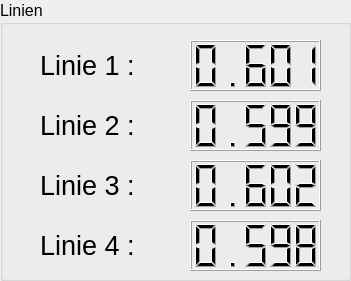
   <widget class="QGroupBox" name="groupBox_2">
    <property name="geometry">
     <rect>
      <x>10</x>
      <y>390</y>
      <width>351</width>
      <height>281</height>
     </rect>
    </property>
    <property name="font">
     <font>
      <pointsize>12</pointsize>
     </font>
    </property>
    <property name="title">
     <string>Linien</string>
    </property>
    <widget class="QLCDNumber" name="lcdNumber1">
     <property name="geometry">
      <rect>
       <x>190</x>
       <y>40</y>
       <width>131</width>
       <height>51</height>
      </rect>
     </property>
     <property name="value" stdset="0">
      <double>0.601000000000000</double>
     </property>
    </widget>
    <widget class="QLCDNumber" name="lcdNumber2">
     <property name="geometry">
      <rect>
       <x>190</x>
       <y>100</y>
       <width>131</width>
       <height>51</height>
      </rect>
     </property>
     <property name="value" stdset="0">
      <double>0.599000000000000</double>
     </property>
    </widget>
    <widget class="QLCDNumber" name="lcdNumber3">
     <property name="geometry">
      <rect>
       <x>190</x>
       <y>160</y>
       <width>131</width>
       <height>51</height>
      </rect>
     </property>
     <property name="value" stdset="0">
      <double>0.602000000000000</double>
     </property>
    </widget>
    <widget class="QLabel" name="label_5">
     <property name="geometry">
      <rect>
       <x>40</x>
       <y>40</y>
       <width>111</width>
       <height>51</height>
      </rect>
     </property>
     <property name="font">
      <font>
       <pointsize>20</pointsize>
      </font>
     </property>
     <property name="text">
      <string>Linie 1 :</string>
     </property>
    </widget>
    <widget class="QLabel" name="label_16">
     <property name="geometry">
      <rect>
       <x>40</x>
       <y>100</y>
       <width>111</width>
       <height>51</height>
      </rect>
     </property>
     <property name="font">
      <font>
       <pointsize>20</pointsize>
      </font>
     </property>
     <property name="text">
      <string>Linie 2 :</string>
     </property>
    </widget>
    <widget class="QLabel" name="label_17">
     <property name="geometry">
      <rect>
       <x>40</x>
       <y>160</y>
       <width>111</width>
       <height>51</height>
      </rect>
     </property>
     <property name="font">
      <font>
       <pointsize>20</pointsize>
      </font>
     </property>
     <property name="text">
      <string>Linie 3 :</string>
     </property>
    </widget>
    <widget class="QLabel" name="label_18">
     <property name="geometry">
      <rect>
       <x>40</x>
       <y>220</y>
       <width>111</width>
       <height>51</height>
      </rect>
     </property>
     <property name="font">
      <font>
       <pointsize>20</pointsize>
      </font>
     </property>
     <property name="text">
      <string>Linie 4 :</string>
     </property>
    </widget>
    <widget class="QLCDNumber" name="lcdNumber3_2">
     <property name="geometry">
      <rect>
       <x>190</x>
       <y>220</y>
       <width>131</width>
       <height>51</height>
      </rect>
     </property>
     <property name="value" stdset="0">
      <double>0.598000000000000</double>
     </property>
    </widget>
   </widget>
